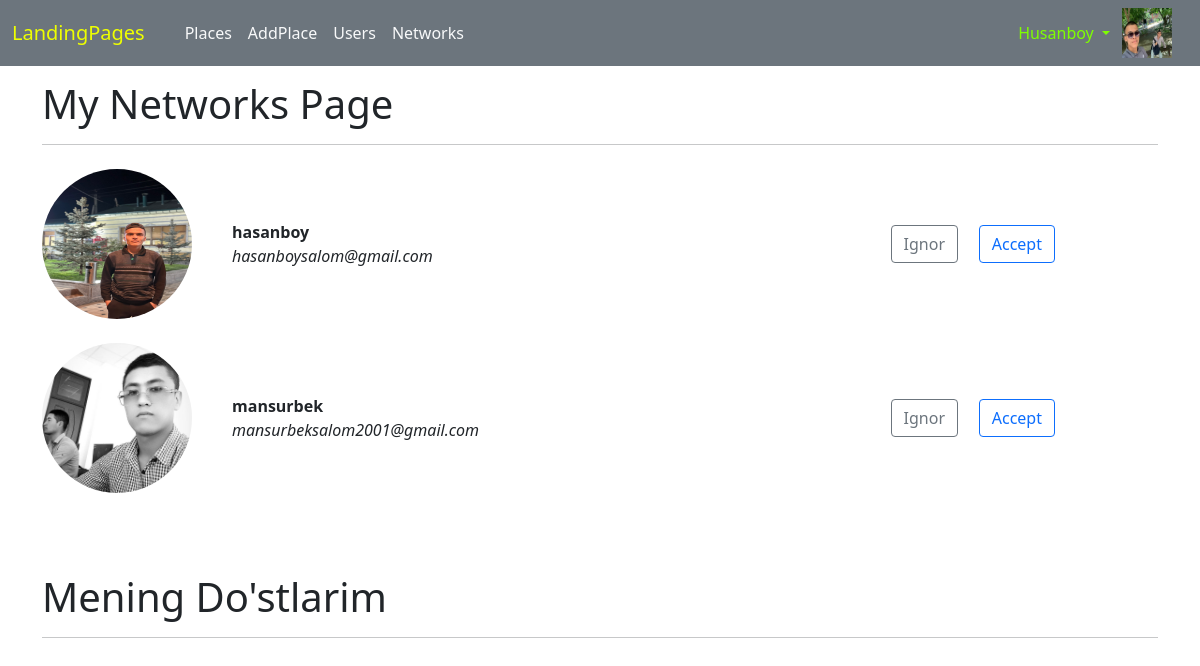
The page /user/networks/ (signed in) on the database its author committed.
### users/models.py (models this page shows)
class User(AbstractUser):
    img=models.ImageField(upload_to='usesimg/',null=True,blank=True)
    phone_number=models.CharField(max_length=13,unique=True,null=True,blank=True)
    firends=models.ManyToManyField('users.User',blank=True)

class FriendRequest(models.Model):
    form_user=models.ForeignKey(User,on_delete=models.CASCADE,related_name='form_user')
    to_user=models.ForeignKey(User,on_delete=models.CASCADE,related_name='to_user')
    is_accepted=models.BooleanField(default=False)

### users/views.py (the view)
# urls.py: path('networks/',MyNetworksView.as_view(),name='networks'),
class MyNetworksView(LoginRequiredMixin,View):
    def get(self,request):
        networks=FriendRequest.objects.filter(to_user=request.user,is_accepted=False)
        return render(request,'users/networks_list.html',context={'networks':networks})

### templates/users/networks_list.html (shortened to what this page needs)
{% extends "base.html" %}
{% block content %}
    <div class="container" style="margin-top: 80px;">
        <h1>My Networks Page</h1>
        <hr>
        {% for i in networks %}
            <div class="row mt-4">
                <div class="col-2">
                    <img src="{{i.form_user.img.url}}" alt="" style="width: 150px; height:150px; border-radius: 50%;" >
                </div>
                <div class="col" style="display: flex;align-items: center;">
                    <div style="width: 70%;">
                        <b>{{i.form_user.username}}</b><br>
                        <i>{{i.form_user.email}}</i>
                    </div>
                    <div style="width: 20%; display: flex; justify-content: space-around;">
                        <a href="{%url 'users:ignore' i.id%}" class="btn btn-outline-secondary">Ignor</a>
                        <a href="{%url 'users:accept' i.id%}" class="btn btn-outline-primary">Accept</a>
                    </div>
                </div>
            </div>
        {% endfor %}
    </div>
    <div class="container" style="margin-top: 80px;">
        <h1>Mening Do'stlarim</h1>
        <hr>
    </div>
{% endblock  %}

### templates/base.html (shortened to what this page needs)
<!DOCTYPE html>
{% load static %}
<html lang="en">
<head>
     <link href="https://cdn.jsdelivr.net/npm/bootstrap@5.0.2/dist/css/bootstrap.min.css" rel="stylesheet">
     <link rel="stylesheet" href="https://cdnjs.cloudflare.com/ajax/libs/font-awesome/6.5.1/css/all.min.css" />
</head>
<body style="position: relative; overflow-x: hidden;">
    <nav class="navbar navbar-expand-lg navbar-light bg-secondary" style="position: fixed; z-index: 100; width: 100%; top: 0;">
        <div class="container-fluid">
          <a class="navbar-brand" href="{%url 'landing_page'%}" style="color: rgb(238, 255, 1);">LandingPages</a>
          <div class="collapse navbar-collapse px-3" id="navbarSupportedContent" style="height: 50px;">
            {%if user.is_authenticated%}
            <ul class="navbar-nav me-auto mb-2 mb-lg-0 text-light">
              <li class="nav-item">
                <a class="nav-link active text-light" aria-current="page" href="{% url 'places:list_palces'%}">Places</a>
              </li>
              <li class="nav-item">
                <a class="nav-link active text-light" aria-current="page" href="{% url 'places:add'%}">AddPlace</a>
              </li>
              <li class="nav-item">
                <a class="nav-link active text-light" aria-current="page" href="{% url 'users:list'%}">Users</a>
              </li>
              <li class="nav-item">
                <a class="nav-link active text-light" aria-current="page" href="{% url 'users:networks'%}">Networks</a>
              </li>
            </ul>
            {%endif%}
            {%if user.is_authenticated%}
                <ul class="navbar-nav mb-2 mb-lg-0  text-light mx-1">
                    <li class="nav-item dropdown">
                        <a class="nav-link dropdown-toggle" href="" id="navbarDropdown" role="button" data-bs-toggle="dropdown" aria-expanded="false" style="text-transform: capitalize; color: chartreuse;">
                        {{user.username}}
                        </a>
                    </li>
                </ul>
                <img src="{{user.img.url}}" alt="" style="width: 50px; height: 50px;">
            {%endif%}
          </div>
        </div>
    </nav>
    {%block content%}
    {%endblock%}
</body>
</html>

### rows shown on the page
User: username "Husanboy", img (picture)
FriendRequest: form_user.img (picture), form_user.username "hasanboy", form_user.email "hasanboysalom@gmail.com"
FriendRequest: form_user.img (picture), form_user.username "mansurbek", form_user.email "mansurbeksalom2001@gmail.com"
